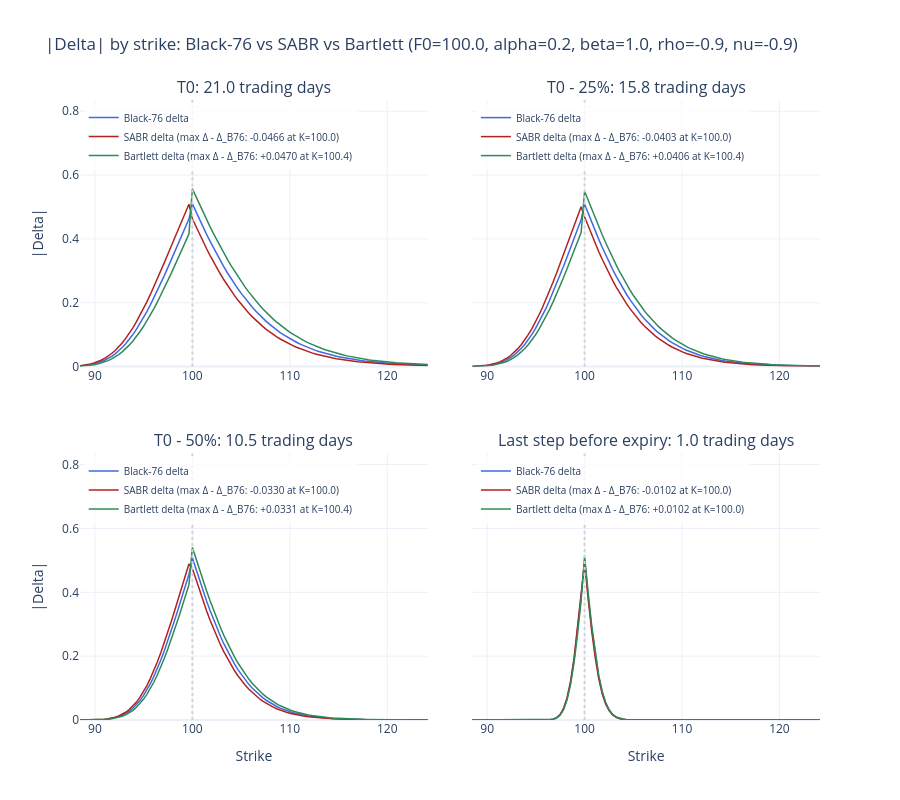

The notebook cell this image was saved under:
### Code cell
from plotly.subplots import make_subplots

# Deltas at the initial state (F0, initial alpha) across the portfolio strikes, at four remaining maturities.
# Portfolio strikes plus F0 itself, so the at-the-money point is computed exactly.
delta_2d_strikes = np.union1d(option_universe["strike"].to_numpy(dtype=float), F0)
delta_2d_is_call = delta_2d_strikes >= F0            # OTM convention: puts below F0, calls from F0 up
delta_2d_maturities = {
    "T0": maturity_years,
    "T0 - 25%": 0.75 * maturity_years,
    "T0 - 50%": 0.50 * maturity_years,
    "Last step before expiry": maturity_years / n_steps,
}
delta_2d_styles = (
    ("delta", "Black-76 delta", "royalblue"),
    ("sabr_delta", "SABR delta", "firebrick"),
    ("bartlett_delta", "Bartlett delta", "seagreen"),
)

delta_2d_fig = make_subplots(
    rows=2, cols=2, shared_yaxes=True, vertical_spacing=0.14, horizontal_spacing=0.06,
    subplot_titles=[f"{label}: {tau * 252:.1f} trading days" for label, tau in delta_2d_maturities.items()],
)
# One legend per panel. SABR and Bartlett entries show their largest signed delta gap to Black-76 in that panel
# (signed, not on |Delta|, so the sign is the same for puts and calls: SABR - B76 = vega * dIV/dF).
delta_2d_legends = {}
for panel, tau in enumerate(delta_2d_maturities.values()):
    row, col = divmod(panel, 2)
    legend_id = "legend" if panel == 0 else f"legend{panel + 1}"
    marks = sabr_option_marks(F0, alpha, tau, delta_2d_strikes, delta_2d_is_call, beta, rho, nu, risk_free_rate)
    for name, label, color in delta_2d_styles:
        diff = marks[name] - marks["delta"]
        if name == "delta":
            legend_name = label
        else:
            worst = int(np.argmax(np.abs(diff)))
            legend_name = f"{label} (max Δ - Δ_B76: {diff[worst]:+.4f} at K={delta_2d_strikes[worst]:.1f})"
        delta_2d_fig.add_trace(go.Scatter(
            x=delta_2d_strikes, y=np.abs(marks[name]), customdata=diff, mode="lines", name=legend_name,
            line={"color": color, "width": 1.5}, legend=legend_id,
            hovertemplate=f"{label}<br>|Delta|: %{{y:.4f}}<br>Δ - Δ_B76: %{{customdata:+.4f}}<extra></extra>",
        ), row=row + 1, col=col + 1)
    delta_2d_fig.add_vline(x=F0, line={"dash": "dot", "color": "lightgray"}, row=row + 1, col=col + 1)

    x_axis = delta_2d_fig.layout["xaxis" if panel == 0 else f"xaxis{panel + 1}"]
    y_axis = delta_2d_fig.layout["yaxis" if panel == 0 else f"yaxis{panel + 1}"]
    delta_2d_legends[legend_id] = {
        "x": x_axis.domain[0] + 0.005, "y": y_axis.domain[1] - 0.005, "xanchor": "left", "yanchor": "top",
        "bgcolor": "rgba(255,255,255,0.8)", "font": {"size": 10},
    }

delta_2d_fig.update_xaxes(title_text="Strike", row=2)
# Headroom above the ATM peak so the in-panel legends do not hide the curves.
delta_2d_y_max = 1.5 * max(np.nanmax(trace.y) for trace in delta_2d_fig.data)
delta_2d_fig.update_yaxes(range=[0, delta_2d_y_max])
delta_2d_fig.update_yaxes(title_text="|Delta|", col=1)
delta_2d_fig.update_layout(
    title=f"|Delta| by strike: Black-76 vs SABR vs Bartlett (F0={F0}, alpha={alpha}, beta={beta}, rho={rho}, nu={nu})",
    template="plotly_white", height=800, hovermode="x unified",
    **delta_2d_legends,
)
delta_2d_fig.show()
